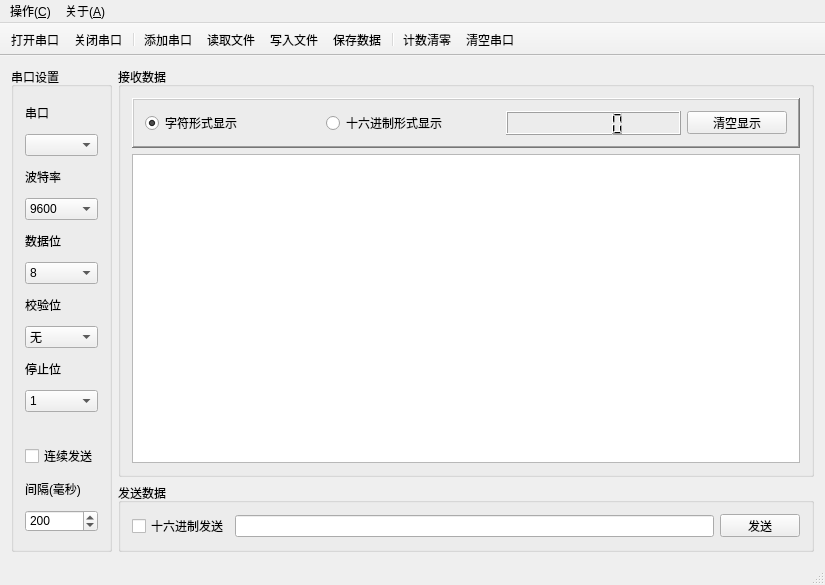
<?xml version="1.0" encoding="UTF-8"?>
<ui version="4.0">
 <class>MainWindow</class>
 <widget class="QMainWindow" name="MainWindow">
  <property name="enabled">
   <bool>true</bool>
  </property>
  <property name="geometry">
   <rect>
    <x>0</x>
    <y>0</y>
    <width>825</width>
    <height>585</height>
   </rect>
  </property>
  <property name="font">
   <font>
    <family>Times New Roman</family>
    <pointsize>9</pointsize>
   </font>
  </property>
  <property name="cursor">
   <cursorShape>PointingHandCursor</cursorShape>
  </property>
  <property name="contextMenuPolicy">
   <enum>Qt::NoContextMenu</enum>
  </property>
  <property name="windowTitle">
   <string>QCom串口调试助手 1.0</string>
  </property>
  <property name="styleSheet">
   <string notr="true">QDialog{background:rgb(229, 255, 239)}
QStatusBar{background:url(:/images/header.bmp)}
QPushButton{background:url(:/images/header.bmp)}
QLCDNumber{background:url(:/images/lcd.bmp)}








</string>
  </property>
  <property name="iconSize">
   <size>
    <width>16</width>
    <height>16</height>
   </size>
  </property>
  <property name="toolButtonStyle">
   <enum>Qt::ToolButtonTextBesideIcon</enum>
  </property>
  <property name="animated">
   <bool>true</bool>
  </property>
  <widget class="QWidget" name="centralWidget">
   <layout class="QGridLayout" name="gridLayout">
    <item row="1" column="1">
     <widget class="QGroupBox" name="groupBox_4">
      <property name="styleSheet">
       <string notr="true"/>
      </property>
      <property name="title">
       <string>发送数据</string>
      </property>
      <property name="flat">
       <bool>true</bool>
      </property>
      <layout class="QHBoxLayout" name="horizontalLayout_2">
       <item>
        <widget class="QCheckBox" name="sendAsHexcheckBox">
         <property name="toolTip">
          <string>&lt;html&gt;&lt;head/&gt;&lt;body&gt;&lt;p&gt;以十六进制方式发送数据（默认为字符方式）&lt;/p&gt;&lt;/body&gt;&lt;/html&gt;</string>
         </property>
         <property name="text">
          <string>十六进制发送</string>
         </property>
        </widget>
       </item>
       <item>
        <widget class="QLineEdit" name="sendMsgLineEdit">
         <property name="maxLength">
          <number>10000</number>
         </property>
         <property name="dragEnabled">
          <bool>false</bool>
         </property>
        </widget>
       </item>
       <item>
        <widget class="QPushButton" name="sendmsgBtn">
         <property name="minimumSize">
          <size>
           <width>0</width>
           <height>23</height>
          </size>
         </property>
         <property name="maximumSize">
          <size>
           <width>100</width>
           <height>23</height>
          </size>
         </property>
         <property name="text">
          <string>发送</string>
         </property>
         <property name="icon">
          <iconset resource="images.qrc">
           <normaloff>:/images/send.png</normaloff>:/images/send.png</iconset>
         </property>
         <property name="autoDefault">
          <bool>false</bool>
         </property>
         <property name="default">
          <bool>false</bool>
         </property>
        </widget>
       </item>
      </layout>
     </widget>
    </item>
    <item row="0" column="0" rowspan="2">
     <widget class="QGroupBox" name="groupBox">
      <property name="styleSheet">
       <string notr="true"/>
      </property>
      <property name="title">
       <string>串口设置</string>
      </property>
      <property name="flat">
       <bool>false</bool>
      </property>
      <layout class="QVBoxLayout" name="verticalLayout">
       <item>
        <widget class="QLabel" name="label">
         <property name="sizePolicy">
          <sizepolicy hsizetype="Preferred" vsizetype="Fixed">
           <horstretch>0</horstretch>
           <verstretch>0</verstretch>
          </sizepolicy>
         </property>
         <property name="text">
          <string>串口</string>
         </property>
        </widget>
       </item>
       <item>
        <widget class="QComboBox" name="portNameComboBox"/>
       </item>
       <item>
        <widget class="QLabel" name="label_2">
         <property name="sizePolicy">
          <sizepolicy hsizetype="Preferred" vsizetype="Fixed">
           <horstretch>0</horstretch>
           <verstretch>0</verstretch>
          </sizepolicy>
         </property>
         <property name="text">
          <string>波特率</string>
         </property>
        </widget>
       </item>
       <item>
        <widget class="QComboBox" name="baudRateComboBox">
         <property name="currentIndex">
          <number>12</number>
         </property>
         <item>
          <property name="text">
           <string>50</string>
          </property>
         </item>
         <item>
          <property name="text">
           <string>75</string>
          </property>
         </item>
         <item>
          <property name="text">
           <string>110</string>
          </property>
         </item>
         <item>
          <property name="text">
           <string>134</string>
          </property>
         </item>
         <item>
          <property name="text">
           <string>150</string>
          </property>
         </item>
         <item>
          <property name="text">
           <string>200</string>
          </property>
         </item>
         <item>
          <property name="text">
           <string>300</string>
          </property>
         </item>
         <item>
          <property name="text">
           <string>600</string>
          </property>
         </item>
         <item>
          <property name="text">
           <string>1200</string>
          </property>
         </item>
         <item>
          <property name="text">
           <string>1800</string>
          </property>
         </item>
         <item>
          <property name="text">
           <string>2400</string>
          </property>
         </item>
         <item>
          <property name="text">
           <string>4800</string>
          </property>
         </item>
         <item>
          <property name="text">
           <string>9600</string>
          </property>
         </item>
         <item>
          <property name="text">
           <string>14400</string>
          </property>
         </item>
         <item>
          <property name="text">
           <string>19200</string>
          </property>
         </item>
         <item>
          <property name="text">
           <string>38400</string>
          </property>
         </item>
         <item>
          <property name="text">
           <string>56000</string>
          </property>
         </item>
         <item>
          <property name="text">
           <string>57600</string>
          </property>
         </item>
         <item>
          <property name="text">
           <string>76800</string>
          </property>
         </item>
         <item>
          <property name="text">
           <string>115200</string>
          </property>
         </item>
         <item>
          <property name="text">
           <string>128000</string>
          </property>
         </item>
         <item>
          <property name="text">
           <string>256000</string>
          </property>
         </item>
        </widget>
       </item>
       <item>
        <widget class="QLabel" name="label_3">
         <property name="sizePolicy">
          <sizepolicy hsizetype="Preferred" vsizetype="Fixed">
           <horstretch>0</horstretch>
           <verstretch>0</verstretch>
          </sizepolicy>
         </property>
         <property name="text">
          <string>数据位</string>
         </property>
        </widget>
       </item>
       <item>
        <widget class="QComboBox" name="dataBitsComboBox">
         <property name="currentIndex">
          <number>3</number>
         </property>
         <item>
          <property name="text">
           <string>5</string>
          </property>
         </item>
         <item>
          <property name="text">
           <string>6</string>
          </property>
         </item>
         <item>
          <property name="text">
           <string>7</string>
          </property>
         </item>
         <item>
          <property name="text">
           <string>8</string>
          </property>
         </item>
        </widget>
       </item>
       <item>
        <widget class="QLabel" name="label_4">
         <property name="sizePolicy">
          <sizepolicy hsizetype="Preferred" vsizetype="Fixed">
           <horstretch>0</horstretch>
           <verstretch>0</verstretch>
          </sizepolicy>
         </property>
         <property name="text">
          <string>校验位</string>
         </property>
        </widget>
       </item>
       <item>
        <widget class="QComboBox" name="parityComboBox">
         <item>
          <property name="text">
           <string>无</string>
          </property>
         </item>
         <item>
          <property name="text">
           <string>奇</string>
          </property>
         </item>
         <item>
          <property name="text">
           <string>偶</string>
          </property>
         </item>
        </widget>
       </item>
       <item>
        <widget class="QLabel" name="label_5">
         <property name="sizePolicy">
          <sizepolicy hsizetype="Preferred" vsizetype="Fixed">
           <horstretch>0</horstretch>
           <verstretch>0</verstretch>
          </sizepolicy>
         </property>
         <property name="text">
          <string>停止位</string>
         </property>
        </widget>
       </item>
       <item>
        <widget class="QComboBox" name="stopBitsComboBox">
         <item>
          <property name="text">
           <string>1</string>
          </property>
         </item>
         <item>
          <property name="text">
           <string>1.5</string>
          </property>
         </item>
         <item>
          <property name="text">
           <string>2</string>
          </property>
         </item>
        </widget>
       </item>
       <item>
        <spacer name="verticalSpacer">
         <property name="orientation">
          <enum>Qt::Vertical</enum>
         </property>
         <property name="sizeType">
          <enum>QSizePolicy::Fixed</enum>
         </property>
         <property name="sizeHint" stdset="0">
          <size>
           <width>20</width>
           <height>20</height>
          </size>
         </property>
        </spacer>
       </item>
       <item>
        <widget class="QCheckBox" name="obocheckBox">
         <property name="text">
          <string>连续发送</string>
         </property>
        </widget>
       </item>
       <item>
        <widget class="QLabel" name="label_6">
         <property name="sizePolicy">
          <sizepolicy hsizetype="Preferred" vsizetype="Fixed">
           <horstretch>0</horstretch>
           <verstretch>0</verstretch>
          </sizepolicy>
         </property>
         <property name="text">
          <string>间隔(毫秒)</string>
         </property>
        </widget>
       </item>
       <item>
        <widget class="QSpinBox" name="delayspinBox">
         <property name="minimum">
          <number>10</number>
         </property>
         <property name="maximum">
          <number>5000</number>
         </property>
         <property name="value">
          <number>200</number>
         </property>
        </widget>
       </item>
      </layout>
     </widget>
    </item>
    <item row="0" column="1">
     <widget class="QGroupBox" name="groupBox_2">
      <property name="styleSheet">
       <string notr="true"/>
      </property>
      <property name="title">
       <string>接收数据</string>
      </property>
      <property name="flat">
       <bool>true</bool>
      </property>
      <layout class="QVBoxLayout" name="verticalLayout_2">
       <item>
        <widget class="QFrame" name="frame_3">
         <property name="styleSheet">
          <string notr="true"/>
         </property>
         <property name="frameShape">
          <enum>QFrame::WinPanel</enum>
         </property>
         <property name="frameShadow">
          <enum>QFrame::Raised</enum>
         </property>
         <property name="lineWidth">
          <number>1</number>
         </property>
         <property name="midLineWidth">
          <number>0</number>
         </property>
         <layout class="QHBoxLayout" name="horizontalLayout">
          <item>
           <widget class="QRadioButton" name="ccradioButton">
            <property name="toolTip">
             <string>&lt;html&gt;&lt;head/&gt;&lt;body&gt;&lt;p&gt;以字符方式显示数据&lt;/p&gt;&lt;/body&gt;&lt;/html&gt;</string>
            </property>
            <property name="text">
             <string>字符形式显示</string>
            </property>
            <property name="checked">
             <bool>true</bool>
            </property>
           </widget>
          </item>
          <item>
           <widget class="QRadioButton" name="chradioButton">
            <property name="toolTip">
             <string>&lt;html&gt;&lt;head/&gt;&lt;body&gt;&lt;p&gt;以十六进制方式显示数据&lt;/p&gt;&lt;/body&gt;&lt;/html&gt;</string>
            </property>
            <property name="text">
             <string>十六进制形式显示</string>
            </property>
           </widget>
          </item>
          <item>
           <widget class="QLCDNumber" name="recvbyteslcdNumber">
            <property name="sizePolicy">
             <sizepolicy hsizetype="Preferred" vsizetype="Minimum">
              <horstretch>0</horstretch>
              <verstretch>0</verstretch>
             </sizepolicy>
            </property>
            <property name="toolTip">
             <string>已接收字节数</string>
            </property>
            <property name="styleSheet">
             <string notr="true"/>
            </property>
           </widget>
          </item>
          <item>
           <widget class="QPushButton" name="clearUpBtn">
            <property name="minimumSize">
             <size>
              <width>0</width>
              <height>23</height>
             </size>
            </property>
            <property name="maximumSize">
             <size>
              <width>100</width>
              <height>23</height>
             </size>
            </property>
            <property name="text">
             <string>清空显示</string>
            </property>
            <property name="icon">
             <iconset resource="images.qrc">
              <normaloff>:/images/edit-clear.png</normaloff>:/images/edit-clear.png</iconset>
            </property>
           </widget>
          </item>
         </layout>
        </widget>
       </item>
       <item>
        <widget class="QTextBrowser" name="textBrowser"/>
       </item>
      </layout>
     </widget>
    </item>
   </layout>
  </widget>
  <widget class="QMenuBar" name="menuBar">
   <property name="geometry">
    <rect>
     <x>0</x>
     <y>0</y>
     <width>825</width>
     <height>22</height>
    </rect>
   </property>
   <widget class="QMenu" name="menu">
    <property name="title">
     <string>操作(&amp;C)</string>
    </property>
    <addaction name="actionAdd"/>
    <addaction name="separator"/>
    <addaction name="actionOpen"/>
    <addaction name="actionClose"/>
    <addaction name="separator"/>
    <addaction name="actionSave"/>
    <addaction name="actionLoadfile"/>
    <addaction name="actionWriteToFile"/>
    <addaction name="separator"/>
    <addaction name="actionClearBytes"/>
    <addaction name="actionCleanPort"/>
    <addaction name="separator"/>
    <addaction name="actionExit"/>
   </widget>
   <widget class="QMenu" name="menu_2">
    <property name="title">
     <string>关于(&amp;A)</string>
    </property>
    <addaction name="actionAbout"/>
   </widget>
   <addaction name="menu"/>
   <addaction name="menu_2"/>
  </widget>
  <widget class="QToolBar" name="mainToolBar">
   <property name="sizePolicy">
    <sizepolicy hsizetype="Preferred" vsizetype="Fixed">
     <horstretch>0</horstretch>
     <verstretch>0</verstretch>
    </sizepolicy>
   </property>
   <property name="minimumSize">
    <size>
     <width>0</width>
     <height>0</height>
    </size>
   </property>
   <property name="maximumSize">
    <size>
     <width>16777215</width>
     <height>55</height>
    </size>
   </property>
   <property name="font">
    <font>
     <pointsize>9</pointsize>
    </font>
   </property>
   <property name="cursor">
    <cursorShape>PointingHandCursor</cursorShape>
   </property>
   <property name="focusPolicy">
    <enum>Qt::StrongFocus</enum>
   </property>
   <property name="contextMenuPolicy">
    <enum>Qt::NoContextMenu</enum>
   </property>
   <property name="movable">
    <bool>false</bool>
   </property>
   <property name="allowedAreas">
    <set>Qt::NoToolBarArea</set>
   </property>
   <property name="iconSize">
    <size>
     <width>20</width>
     <height>20</height>
    </size>
   </property>
   <property name="floatable">
    <bool>true</bool>
   </property>
   <attribute name="toolBarArea">
    <enum>TopToolBarArea</enum>
   </attribute>
   <attribute name="toolBarBreak">
    <bool>false</bool>
   </attribute>
   <addaction name="actionOpen"/>
   <addaction name="actionClose"/>
   <addaction name="separator"/>
   <addaction name="actionAdd"/>
   <addaction name="actionLoadfile"/>
   <addaction name="actionWriteToFile"/>
   <addaction name="actionSave"/>
   <addaction name="separator"/>
   <addaction name="actionClearBytes"/>
   <addaction name="actionCleanPort"/>
  </widget>
  <widget class="QStatusBar" name="statusBar"/>
  <action name="actionAdd">
   <property name="checkable">
    <bool>false</bool>
   </property>
   <property name="icon">
    <iconset resource="images.qrc">
     <normaloff>:/images/add.png</normaloff>:/images/add.png</iconset>
   </property>
   <property name="text">
    <string>添加串口</string>
   </property>
   <property name="toolTip">
    <string>添加串口设备文件</string>
   </property>
   <property name="statusTip">
    <string>添加串口设备文件</string>
   </property>
  </action>
  <action name="actionOpen">
   <property name="icon">
    <iconset resource="images.qrc">
     <normaloff>:/images/open.png</normaloff>:/images/open.png</iconset>
   </property>
   <property name="text">
    <string>打开串口</string>
   </property>
   <property name="statusTip">
    <string>打开串口</string>
   </property>
  </action>
  <action name="actionClose">
   <property name="icon">
    <iconset resource="images.qrc">
     <normaloff>:/images/stop.png</normaloff>:/images/stop.png</iconset>
   </property>
   <property name="text">
    <string>关闭串口</string>
   </property>
   <property name="statusTip">
    <string>关闭串口</string>
   </property>
  </action>
  <action name="actionExit">
   <property name="icon">
    <iconset resource="images.qrc">
     <normaloff>:/images/exit.png</normaloff>:/images/exit.png</iconset>
   </property>
   <property name="text">
    <string>退出程序</string>
   </property>
   <property name="statusTip">
    <string>退出程序</string>
   </property>
  </action>
  <action name="actionAbout">
   <property name="icon">
    <iconset resource="images.qrc">
     <normaloff>:/images/mesage.png</normaloff>:/images/mesage.png</iconset>
   </property>
   <property name="text">
    <string>关于Wincom</string>
   </property>
   <property name="statusTip">
    <string>关于Wincom</string>
   </property>
  </action>
  <action name="actionSave">
   <property name="icon">
    <iconset resource="images.qrc">
     <normaloff>:/images/save.png</normaloff>:/images/save.png</iconset>
   </property>
   <property name="text">
    <string>保存数据</string>
   </property>
   <property name="toolTip">
    <string>保存收发框内的数据</string>
   </property>
   <property name="statusTip">
    <string>保存收发框内的数据</string>
   </property>
  </action>
  <action name="actionClearBytes">
   <property name="icon">
    <iconset resource="images.qrc">
     <normaloff>:/images/clearbytes.png</normaloff>:/images/clearbytes.png</iconset>
   </property>
   <property name="text">
    <string>计数清零</string>
   </property>
   <property name="toolTip">
    <string>清零已收到的字节数</string>
   </property>
   <property name="statusTip">
    <string>清零已收到的字节数</string>
   </property>
  </action>
  <action name="actionLoadfile">
   <property name="icon">
    <iconset resource="images.qrc">
     <normaloff>:/images/loadfile.png</normaloff>:/images/loadfile.png</iconset>
   </property>
   <property name="text">
    <string>读取文件</string>
   </property>
   <property name="toolTip">
    <string>载入外部文件作为发送内容</string>
   </property>
   <property name="statusTip">
    <string>载入外部文件作为发送内容</string>
   </property>
  </action>
  <action name="actionCleanPort">
   <property name="icon">
    <iconset resource="images.qrc">
     <normaloff>:/images/cleanport.png</normaloff>:/images/cleanport.png</iconset>
   </property>
   <property name="text">
    <string>清空串口</string>
   </property>
   <property name="toolTip">
    <string>清空串口中I/O数据</string>
   </property>
   <property name="statusTip">
    <string>清空串口中I/O数据</string>
   </property>
  </action>
  <action name="actionWriteToFile">
   <property name="checkable">
    <bool>true</bool>
   </property>
   <property name="icon">
    <iconset resource="images.qrc">
     <normaloff>:/images/write2file.png</normaloff>:/images/write2file.png</iconset>
   </property>
   <property name="text">
    <string>写入文件</string>
   </property>
   <property name="toolTip">
    <string>将读取数据写入到文件</string>
   </property>
   <property name="statusTip">
    <string>将读取数据写入到文件</string>
   </property>
  </action>
 </widget>
 <layoutdefault spacing="6" margin="11"/>
 <resources>
  <include location="images.qrc"/>
 </resources>
 <connections/>
</ui>
